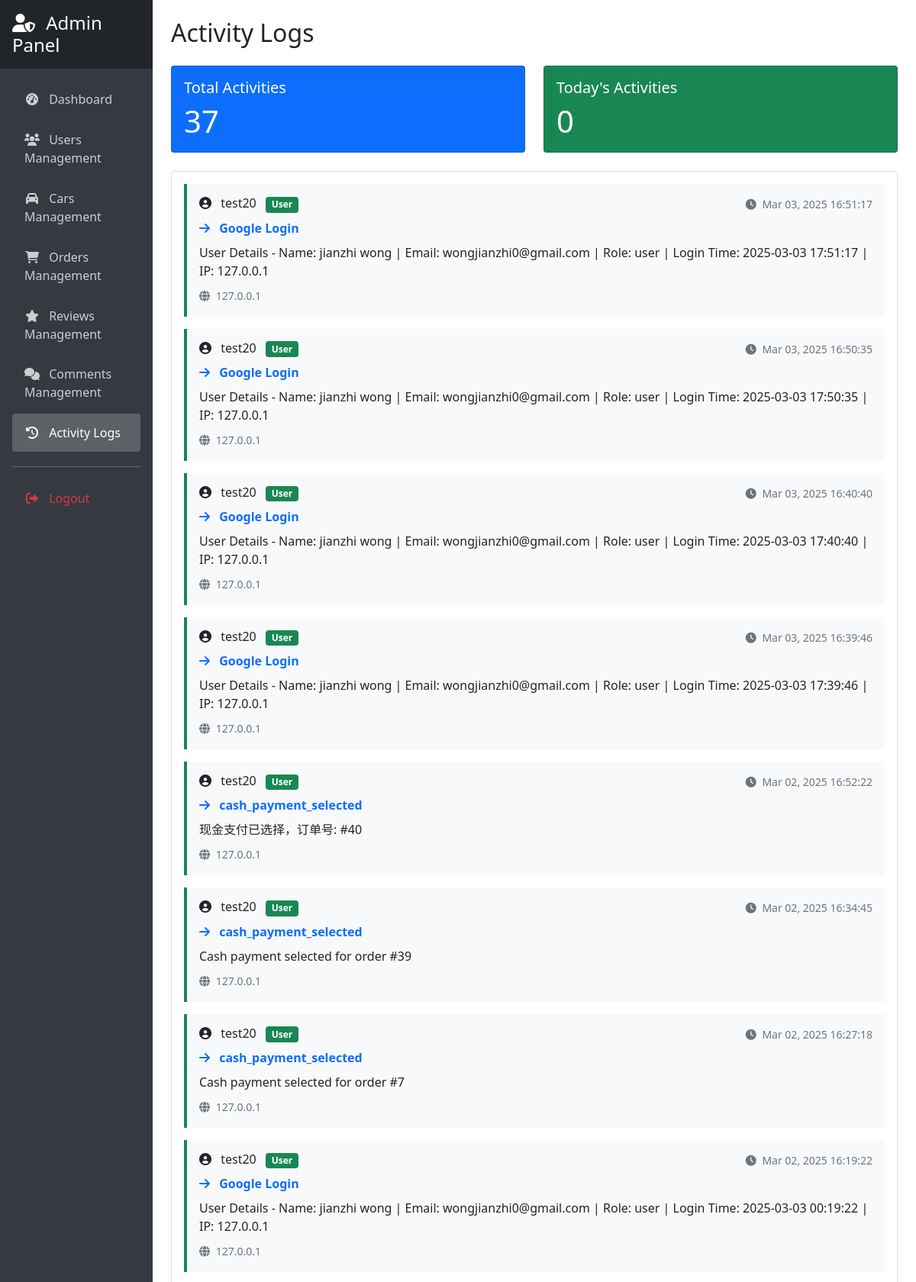
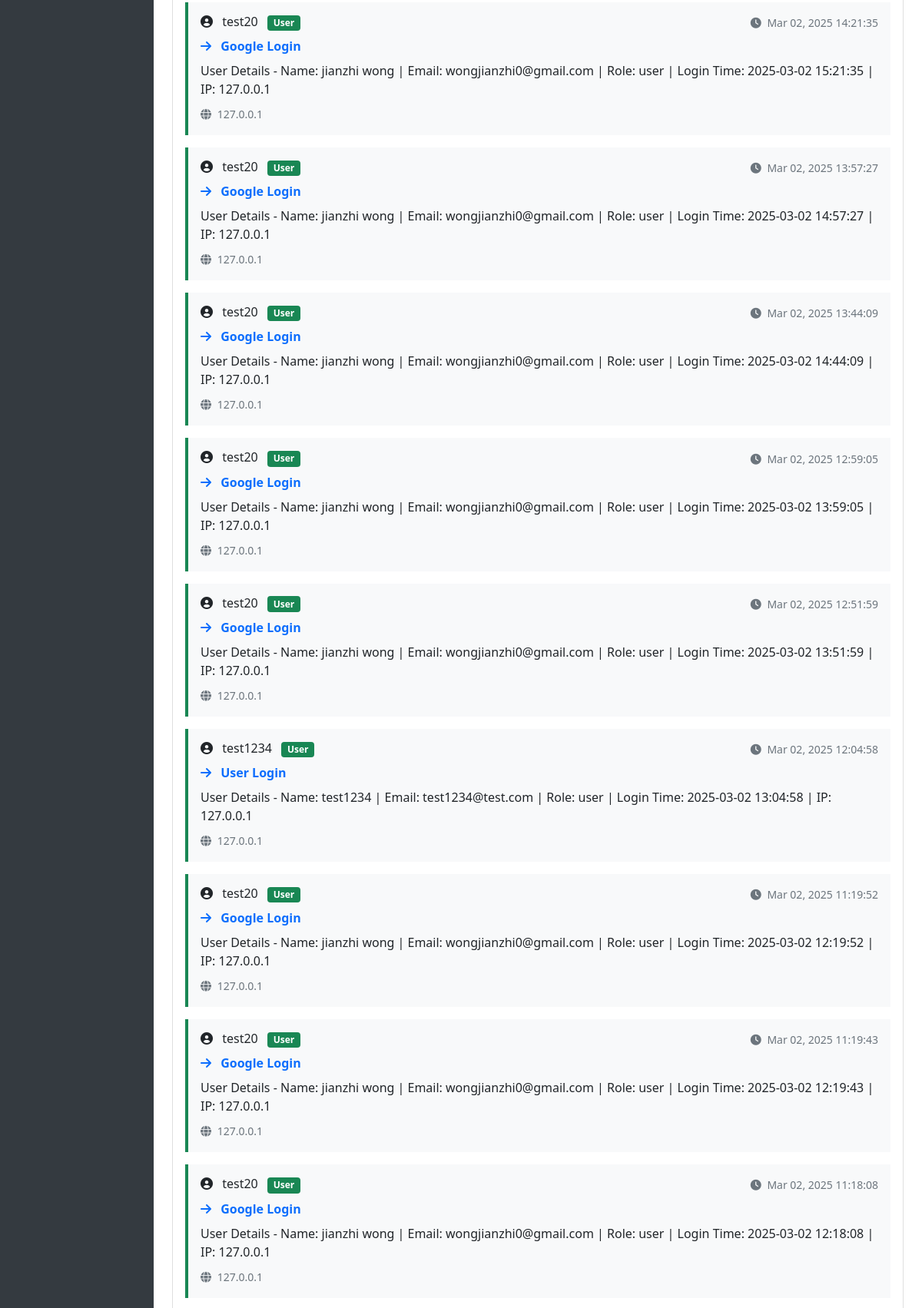
Screenshot of /admin_activity_logs.php (signed in, upper part) with the database file from the repository (2 pictures, top to bottom).
### tables this page shows
CREATE TABLE `activity_logs` (
  `id` int(11) NOT NULL,
  `user_id` int(11) NOT NULL,
  `action` varchar(255) NOT NULL,
  `description` text DEFAULT NULL,
  `ip_address` varchar(45) DEFAULT NULL,
  `user_agent` text DEFAULT NULL,
  `created_at` timestamp NOT NULL DEFAULT current_timestamp()
);

CREATE TABLE `users` (
  `id` int(11) NOT NULL,
  `email` varchar(255) DEFAULT NULL,
  `password_hash` varchar(255) DEFAULT NULL,
  `google_id` varchar(255) DEFAULT NULL,
  `reset_token` varchar(255) DEFAULT NULL,
  `reset_expiry` datetime DEFAULT NULL,
  `failed_attempts` int(11) DEFAULT 0,
  `locked_until` datetime DEFAULT NULL,
  `oauth_provider` varchar(20) DEFAULT NULL,
  `name` varchar(100) DEFAULT NULL,
  `reset_code` varchar(6) DEFAULT NULL,
  `reset_code_expiry` datetime DEFAULT NULL,
  `phone` varchar(20) DEFAULT NULL,
  `role` varchar(10) DEFAULT 'user',
  `created_at` timestamp NOT NULL DEFAULT current_timestamp(),
  `status` tinyint(1) DEFAULT 1
);

### admin_activity_logs.php (the view, shortened to what this page needs)
<?php
require 'config.php';
$stats = [];
$stmt = $pdo->prepare("SELECT COUNT(*) FROM activity_logs");
$stmt->execute();
$stats['total_activities'] = $stmt->fetchColumn();
$stmt = $pdo->prepare("SELECT COUNT(*) FROM activity_logs WHERE DATE(created_at) = CURDATE()");
$stmt->execute();
$stats['today_activities'] = $stmt->fetchColumn();
$page = isset($_GET['page']) ? (int)$_GET['page'] : 1;
$per_page = 20;
$offset = ($page - 1) * $per_page;
$stmt = $pdo->prepare("
    SELECT al.*, u.name as user_name, u.email, u.role
    FROM activity_logs al
    JOIN users u ON al.user_id = u.id
    ORDER BY al.created_at DESC
    LIMIT ?, ?
");
$stmt->bindValue(1, $offset, PDO::PARAM_INT);
$stmt->bindValue(2, $per_page, PDO::PARAM_INT);
$stmt->execute();
$logs = $stmt->fetchAll();
?>
<!DOCTYPE html>
<html>
<head>
    <link href="https://cdn.jsdelivr.net/npm/bootstrap@5.1.3/dist/css/bootstrap.min.css" rel="stylesheet">
    <link href="https://cdnjs.cloudflare.com/ajax/libs/font-awesome/6.0.0/css/all.min.css" rel="stylesheet">
</head>
<body>
    <div class="container-fluid">
        <div class="row">
            <?php include 'admin_sidebar.php'; ?>
            <div class="col-md-10 p-4">
                <h2 class="mb-4">Activity Logs</h2>
                <div class="row mb-4">
                    <div class="col-md-6">
                        <div class="card bg-primary text-white stat-card">
                            <div class="card-body">
                                <h5 class="card-title">Total Activities</h5>
                                <p class="card-text display-6"><?php echo $stats['total_activities']; ?></p>
                            </div>
                        </div>
                    </div>
                    <div class="col-md-6">
                        <div class="card bg-success text-white stat-card">
                            <div class="card-body">
                                <h5 class="card-title">Today's Activities</h5>
                                <p class="card-text display-6"><?php echo $stats['today_activities']; ?></p>
                            </div>
                        </div>
                    </div>
                </div>
                <div class="card">
                    <div class="card-body">
                        <?php foreach ($logs as $log): ?>
                            <div class="log-entry <?php echo $log['role']; ?>">
                                <div class="d-flex justify-content-between align-items-center mb-2">
                                    <h6 class="mb-0">
                                        <i class="fas fa-user-circle me-2"></i>
                                        <?php echo htmlspecialchars($log['user_name']); ?>
                                        <span class="badge bg-<?php echo $log['role'] === 'admin' ? 'danger' : 'success'; ?> ms-2">
                                            <?php echo ucfirst($log['role']); ?>
                                        </span>
                                    </h6>
                                    <small class="text-muted">
                                        <i class="fas fa-clock me-1"></i>
                                        <?php echo date('M d, Y H:i:s', strtotime($log['created_at'])); ?>
                                    </small>
                                </div>
                                <div class="mb-2">
                                    <strong class="text-primary">
                                        <i class="fas fa-arrow-right me-2"></i>
                                        <?php echo htmlspecialchars($log['action']); ?>
                                    </strong>
                                </div>
                                <p class="mb-2"><?php echo htmlspecialchars($log['description']); ?></p>
                                <small class="text-muted">
                                    <i class="fas fa-globe me-1"></i> <?php echo htmlspecialchars($log['ip_address']); ?>
                                </small>
                            </div>
                        <?php endforeach; ?>
                    </div>
                </div>
            </div>
        </div>
    </div>
</body>
</html>

### admin_activity_logs.php (style rules this page uses)
.stat-card { transition: transform 0.2s; }
.log-entry { border-left: 4px solid #0d6efd; margin-bottom: 1rem; padding: 1rem; background: #f8f9fa; transition: all 0.3s ease; }
.log-entry.user { border-left-color: #198754; }

### rows the page displays
activity_logs: user.name "test20", user.role "User", created_at "Mar 03, 2025 16:51:17", action "Google Login", description "User Details - Name: jianzhi wong | Email: wongjianzhi0@gmail.com | Role: user | Login Time: 2025-03-03 17:51:17 | IP: 127.0.0.1", ip_address "127.0.0.1"
activity_logs: user.name "test20", user.role "User", created_at "Mar 03, 2025 16:50:35", action "Google Login", description "User Details - Name: jianzhi wong | Email: wongjianzhi0@gmail.com | Role: user | Login Time: 2025-03-03 17:50:35 | IP: 127.0.0.1", ip_address "127.0.0.1"
activity_logs: user.name "test20", user.role "User", created_at "Mar 03, 2025 16:40:40", action "Google Login", description "User Details - Name: jianzhi wong | Email: wongjianzhi0@gmail.com | Role: user | Login Time: 2025-03-03 17:40:40 | IP: 127.0.0.1", ip_address "127.0.0.1"
activity_logs: user.name "test20", user.role "User", created_at "Mar 03, 2025 16:39:46", action "Google Login", description "User Details - Name: jianzhi wong | Email: wongjianzhi0@gmail.com | Role: user | Login Time: 2025-03-03 17:39:46 | IP: 127.0.0.1", ip_address "127.0.0.1"
activity_logs: user.name "test20", user.role "User", created_at "Mar 02, 2025 16:52:22", action "cash_payment_selected", description "现金支付已选择，订单号: #40", ip_address "127.0.0.1"
activity_logs: user.name "test20", user.role "User", created_at "Mar 02, 2025 16:34:45", action "cash_payment_selected", description "Cash payment selected for order #39", ip_address "127.0.0.1"
activity_logs: user.name "test20", user.role "User", created_at "Mar 02, 2025 16:27:18", action "cash_payment_selected", description "Cash payment selected for order #7", ip_address "127.0.0.1"
activity_logs: user.name "test20", user.role "User", created_at "Mar 02, 2025 16:19:22", action "Google Login", description "User Details - Name: jianzhi wong | Email: wongjianzhi0@gmail.com | Role: user | Login Time: 2025-03-03 00:19:22 | IP: 127.0.0.1", ip_address "127.0.0.1"
activity_logs: user.name "test20", user.role "User", created_at "Mar 02, 2025 14:21:35", action "Google Login", description "User Details - Name: jianzhi wong | Email: wongjianzhi0@gmail.com | Role: user | Login Time: 2025-03-02 15:21:35 | IP: 127.0.0.1", ip_address "127.0.0.1"
activity_logs: user.name "test20", user.role "User", created_at "Mar 02, 2025 13:57:27", action "Google Login", description "User Details - Name: jianzhi wong | Email: wongjianzhi0@gmail.com | Role: user | Login Time: 2025-03-02 14:57:27 | IP: 127.0.0.1", ip_address "127.0.0.1"
activity_logs: user.name "test20", user.role "User", created_at "Mar 02, 2025 13:44:09", action "Google Login", description "User Details - Name: jianzhi wong | Email: wongjianzhi0@gmail.com | Role: user | Login Time: 2025-03-02 14:44:09 | IP: 127.0.0.1", ip_address "127.0.0.1"
activity_logs: user.name "test20", user.role "User", created_at "Mar 02, 2025 12:59:05", action "Google Login", description "User Details - Name: jianzhi wong | Email: wongjianzhi0@gmail.com | Role: user | Login Time: 2025-03-02 13:59:05 | IP: 127.0.0.1", ip_address "127.0.0.1"
activity_logs: user.name "test20", user.role "User", created_at "Mar 02, 2025 12:51:59", action "Google Login", description "User Details - Name: jianzhi wong | Email: wongjianzhi0@gmail.com | Role: user | Login Time: 2025-03-02 13:51:59 | IP: 127.0.0.1", ip_address "127.0.0.1"
activity_logs: user.name "test1234", user.role "User", created_at "Mar 02, 2025 12:04:58", action "User Login", description "User Details - Name: test1234 | Email: test1234@test.com | Role: user | Login Time: 2025-03-02 13:04:58 | IP: 127.0.0.1", ip_address "127.0.0.1"
activity_logs: user.name "test20", user.role "User", created_at "Mar 02, 2025 11:19:52", action "Google Login", description "User Details - Name: jianzhi wong | Email: wongjianzhi0@gmail.com | Role: user | Login Time: 2025-03-02 12:19:52 | IP: 127.0.0.1", ip_address "127.0.0.1"
activity_logs: user.name "test20", user.role "User", created_at "Mar 02, 2025 11:19:43", action "Google Login", description "User Details - Name: jianzhi wong | Email: wongjianzhi0@gmail.com | Role: user | Login Time: 2025-03-02 12:19:43 | IP: 127.0.0.1", ip_address "127.0.0.1"
activity_logs: user.name "test20", user.role "User", created_at "Mar 02, 2025 11:18:08", action "Google Login", description "User Details - Name: jianzhi wong | Email: wongjianzhi0@gmail.com | Role: user | Login Time: 2025-03-02 12:18:08 | IP: 127.0.0.1", ip_address "127.0.0.1"

### other values shown
$stats['total_activities'] "37"
$stats['today_activities'] "0"
